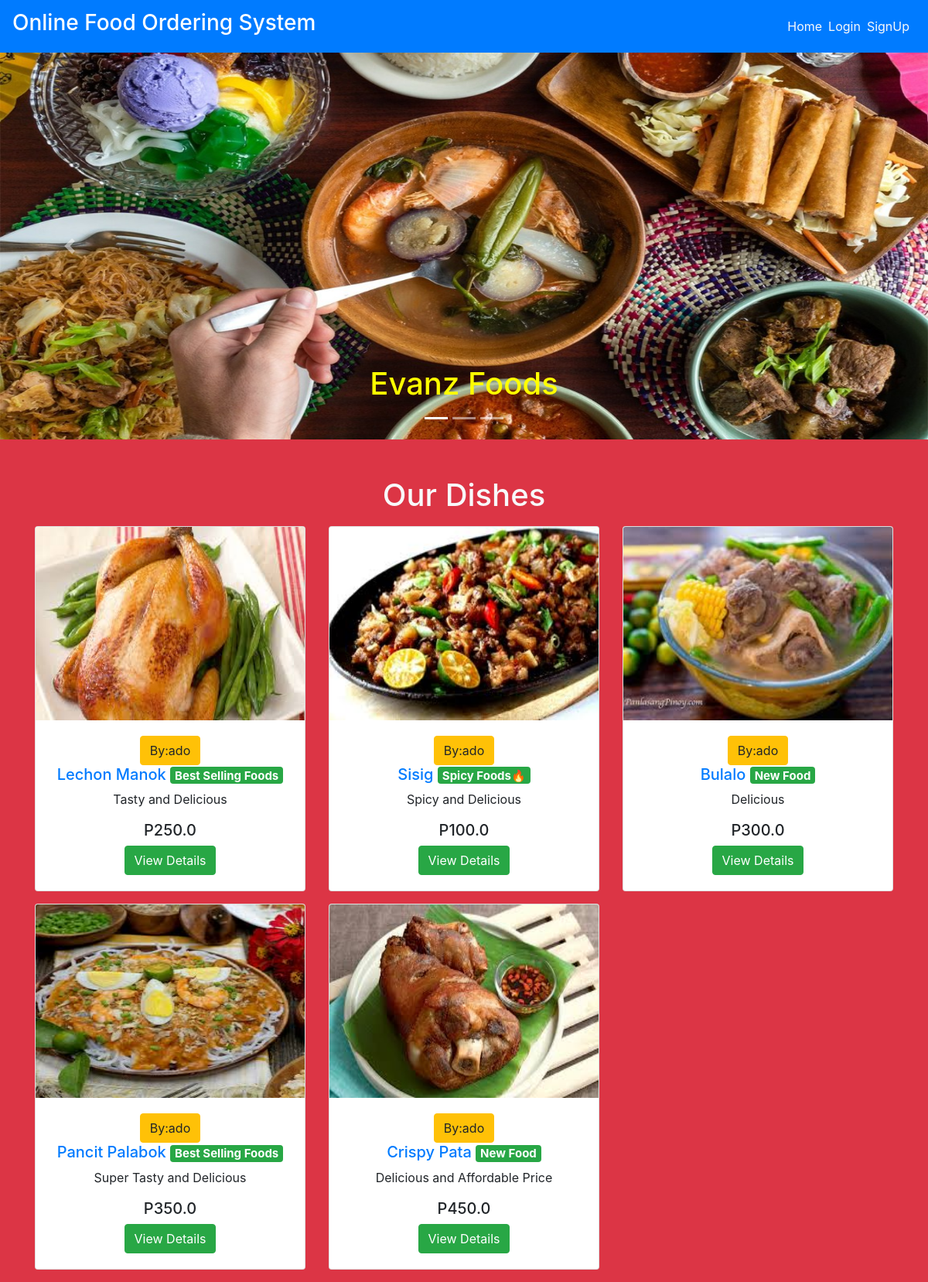
The page / on the database its author committed.
### main/models.py (models this page shows, shortened)
class Item(models.Model):
    LABELS = (
        ('Best Selling Foods', 'Best Selling Foods'),
        ('New Food', 'New Food'),
        ('Spicy Foods🔥', 'Spicy Foods🔥'),
    )
    LABEL_COLOUR = (
        ('danger', 'danger'),
        ('success', 'success'),
        ('primary', 'primary'),
        ('info', 'info'),
        ('warning', 'warning'),
    )
    title = models.CharField(max_length=150)
    description = models.CharField(max_length=250,blank=True)
    price = models.FloatField()
    pieces = models.IntegerField(default=6)
    instructions = models.CharField(max_length=250,default="Available")
    image = models.ImageField(default='default.png', upload_to='images/')
    labels = models.CharField(max_length=25, choices=LABELS, blank=True)
    label_colour = models.CharField(max_length=15, choices=LABEL_COLOUR, blank=True)
    slug = models.SlugField(default="foods")
    created_by = models.ForeignKey(User, on_delete=models.CASCADE)

### main/views.py (the view)
# urls.py: path('', MenuListView.as_view(), name='home'),
class MenuListView(ListView):
    model = Item
    template_name = 'main/home.html'
    context_object_name = 'menu_items'

### main/templates/main/home.html (shortened to what this page needs)
{% extends "main/layout.html" %}
{% block content %}
  <div class="home bg-danger">
    <div id="carouselExampleCaptions" class="carousel slide mb-5" data-ride="carousel" style="height: 500px;">
        <ol class="carousel-indicators">
          <li data-target="#carouselExampleCaptions" data-slide-to="0" class="active"></li>
          <li data-target="#carouselExampleCaptions" data-slide-to="1"></li>
          <li data-target="#carouselExampleCaptions" data-slide-to="2"></li>
        </ol>
        <div class="carousel-inner">
          <div class="carousel-item active">
            <img src="../media/garantisado.jpg" class="d-block w-100" alt="sushi1" height="500px">
            <div class="carousel-caption d-none d-md-block text-dark">
              <h1 style="color: yellow">Evanz Foods</h1>
            </div>
          </div>
        </div>
        <a class="carousel-control-prev" href="#carouselExampleCaptions" role="button" data-slide="prev">
          <span class="carousel-control-prev-icon" aria-hidden="true"></span>
        </a>
        <a class="carousel-control-next" href="#carouselExampleCaptions" role="button" data-slide="next">
          <span class="carousel-control-next-icon" aria-hidden="true"></span>
        </a>
    </div>
    <div class="container">
      <h1 class="text-center text-light mb-3">Our Dishes</h1>
      <div class="row">
        {% for item in menu_items %}
            <div class="col-sm-4">
                <div class="card mb-3" style="height: fit-content; overflow: auto;">
                  <img src="{{ item.image.url }}" style="height: 250px;">
                    <div class="card-body text-center">
                      <button class="btn btn-warning">By:{{ item.created_by }}</button>
                      <h5 class="text-center"><a href="{% url 'main:dishes' item.slug %}">{{ item.title }} </a><span class="badge badge-{{ item.label_colour }}">{{ item.labels }}</span></h5>
                      <p class="text-center">{{ item.description }}</p>
                      <h5 class="text-center">P{{ item.price }}</h5>
                      <a href="{% url 'main:dishes' item.slug %}" class="btn btn-success">View Details</a>
                    </div>
                </div>
            </div>
        {% endfor %}
      </div>
    </div>
  </div>
{% endblock content %}

### main/templates/main/layout.html (shortened to what this page needs)
{% load get_group %}
{% load static %}
<!DOCTYPE html>
<html lang="en">
<head>
    <link rel="stylesheet" href="https://maxcdn.bootstrapcdn.com/bootstrap/4.0.0/css/bootstrap.min.css">
    <link rel="stylesheet" type="text/css" href="{% static 'main/styles.css' %}">
</head>
<body>
    <nav class="navbar navbar-expand-lg navbar-dark bg-primary">
        <a class="navbar-brand" href="/"><h3>Online Food Ordering System</h3></a>
        <div class="collapse navbar-collapse" id="navbarNav">
            <ul class="navbar-nav ml-auto">
                    <li><a href="{% url 'main:home' %}" class="mr-2 text-light">Home</a></li>
                {% if user.is_authenticated %}
                    {% if request.user|has_group:"admin_owner" %}
                        <li><a href="{% url 'main:admin_dashboard' %}" class="mr-2 text-light">DashBoard</a></li>
                        <li>
                            <form class="logout-link" action="{% url 'accounts:logout' %}" method="post">
                                {% csrf_token %}
                                <button type="submit" class="mr-2">Logout</button>
                            </form>
                        </li>
                    {% else %}
                        <li><a href="{% url 'main:cart' %}" class="mr-2 text-light">My Cart🛒</a></li>
                        <li><a href="{% url 'main:order_details' %}" class="mr-2 text-light">Your Orders</a></li>
                        <li>
                            <form class="logout-link" action="{% url 'accounts:logout' %}" method="post">
                                {% csrf_token %}
                                <button type="submit" class="mr-2">Logout</button>
                            </form>
                        </li>
                    {% endif %}
                {% else %}
                    <li><a href="{% url 'accounts:login' %}" class="mr-2 text-light">Login</a></li>
                    <li><a href="{% url 'accounts:signup' %}" class="mr-2 text-light">SignUp</a></li>
                {% endif %}
            </ul>
        </div>
    </nav>
    <main role="main">
        {% block content %}{% endblock %}
    </main>

### rows shown on the page
Item: image (picture), created_by "ado", title "Lechon Manok", labels "Best Selling Foods", description "Tasty and Delicious", price "250.0"
Item: image (picture), created_by "ado", title "Sisig", labels "Spicy Foods🔥", description "Spicy and Delicious", price "100.0"
Item: image (picture), created_by "ado", title "Bulalo", labels "New Food", description "Delicious", price "300.0"
Item: image (picture), created_by "ado", title "Pancit Palabok", labels "Best Selling Foods", description "Super Tasty and Delicious", price "350.0"
Item: image (picture), created_by "ado", title "Crispy Pata", labels "New Food", description "Delicious and Affordable Price", price "450.0"
